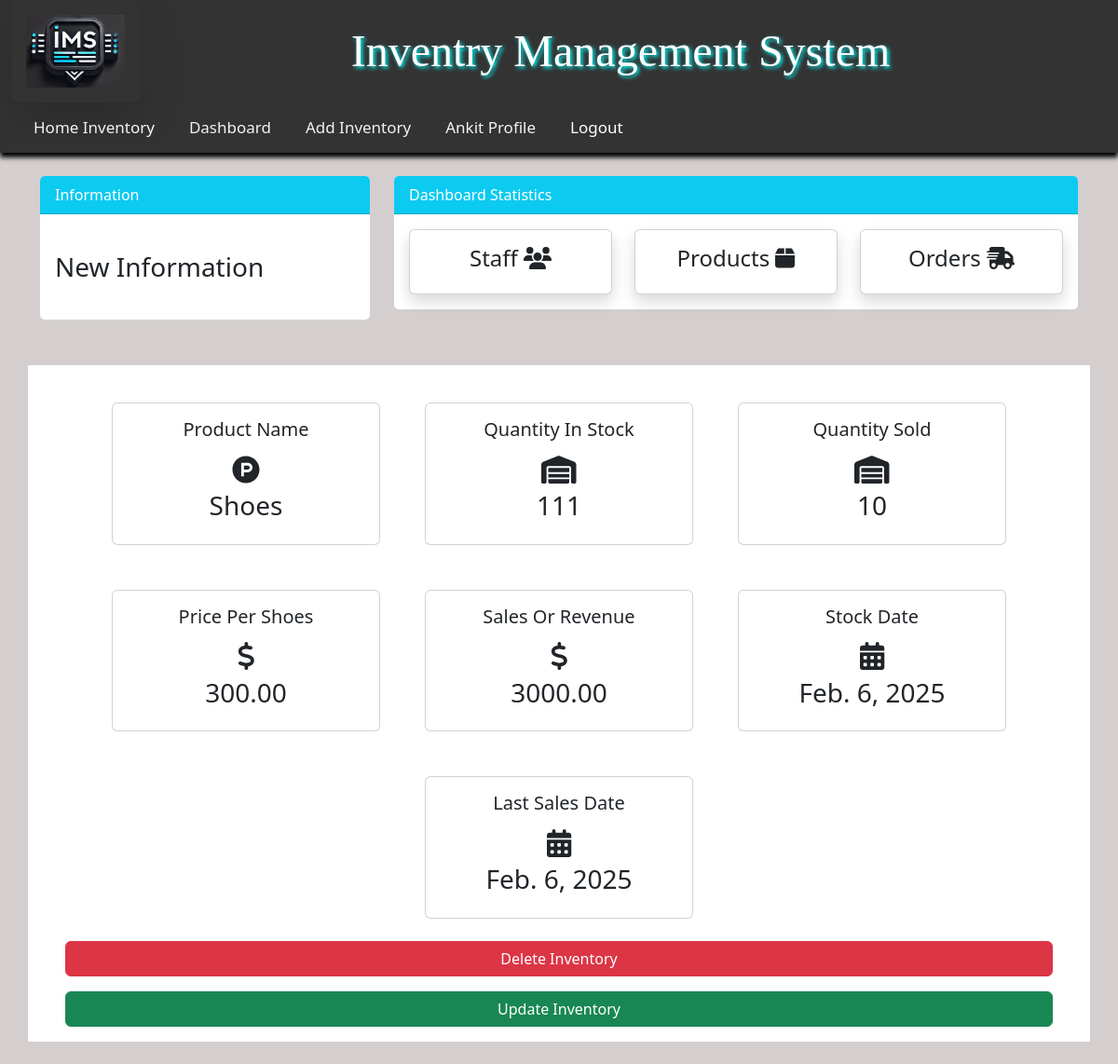
/per-product/46 (signed in), run on the app's committed database.
### dashboard/models.py (models this page shows, shortened)
class Product(models.Model):
    name = models.CharField(max_length=100 ,null=True)
    category = models.CharField(max_length=20 , choices=CATEGORY,null=True)
    quantity = models.PositiveIntegerField(null=True)
    cost_per_item = models.DecimalField(max_digits=19,decimal_places=2,null=True,blank=True)
    quantity_sold = models.IntegerField(null=True,blank=True)
    sales = models.DecimalField(max_digits=19,decimal_places=2,null=True,blank=True)
    stock_date = models.DateField(auto_now_add=True,null=True)
    last_sales_date=models.DateField(auto_now_add=True,null=True)
    class Meta:
        verbose_name_plural='Products'

### dashboard/views.py (the view)
# urls.py: path("per-product/<int:pk>", views.per_product_view , name="per_product_view"),
@login_required(login_url='user-login')
def per_product_view(request,pk):
    inventory=get_object_or_404(Product,pk=pk)
    context={
        'inventory':inventory
    }
    return render(request,"dashboard/per_product.html",context=context)

### templates/dashboard/per_product.html (shortened to what this page needs)
{% extends "partials/base.html" %}
{% load static %}
{% load crispy_forms_tags %}
{% block content %}
{% include 'partials/topnav.html' %}
<br>
{% if user.is_authenticated and user.is_staff and user.is_superuser %}
<div class="container mb-3 mt-3 h-110" style="background-color:white;" >
<div class="content-section ">
   <div class="container mb-3 mt-3" style="background-color:white;" >
    <div class="row mx-auto justify-content-center p-3 my-4">
        <div class="card m-4" style="width:18rem;">
            <div class="card-body">
                <h5 class="card-title text-center"> Product Name</h5>
                <div style="font-size:30px;" class="text-center">
                    <span><i class="fab fa-product-hunt"></i></span>
                </div>
                <h3 class="text-center">{{inventory.name}}</h3>
            </div>
        </div>
        <div class="card m-4" style="width:18rem;">
            <div class="card-body">
                <h5 class="card-title text-center">Quantity In Stock</h5>
                <div style="font-size:30px;" class="text-center">
                    <span><i class="fas fa-warehouse"></i></span>
                </div>
                <h3 class="text-center">{{inventory.quantity}}</h3>
            </div>
        </div>
        <div class="card m-4" style="width:18rem;">
            <div class="card-body">
                <h5 class="card-title text-center">Quantity Sold</h5>
                <div style="font-size:30px;" class="text-center">
                    <span><i class="fas fa-warehouse"></i></span>
                </div>
                <h3 class="text-center">{{inventory.quantity_sold}}</h3>
            </div>
        </div>
        <div class="card m-4" style="width:18rem;">
            <div class="card-body">
                <h5 class="card-title text-center">Price Per {{inventory.name}}</h5>
                <div style="font-size:30px;" class="text-center">
                    <span><i class="fas fa-dollar-sign"></i></span>
                </div>
                <h3 class="text-center">{{inventory.cost_per_item}}</h3>
            </div>
        </div>
        <div class="card m-4" style="width:18rem;">
            <div class="card-body">
                <h5 class="card-title text-center"> Sales Or Revenue</h5>
                <div style="font-size:30px;" class="text-center">
                    <span><i class="fas fa-dollar-sign"></i></span>
                </div>
                <h3 class="text-center">{{inventory.sales}}</h3>
            </div>
        </div>
        <div class="card m-4" style="width:18rem;">
            <div class="card-body">
                <h5 class="card-title text-center"> Stock Date</h5>
                <div style="font-size:30px;" class="text-center">
                    <span><i class="fas fa-calendar-alt"></i></span>
                </div>
                <h3 class="text-center">{{inventory.stock_date}}</h3>
            </div>
        </div>
        <div class="card m-4" style="width:18rem;">
            <div class="card-body">
                <h5 class="card-title text-center"> Last Sales Date</h5>
                <div style="font-size:30px;" class="text-center">
                    <span><i class="fas fa-calendar-alt"></i></span>
                </div>
                <h3 class="text-center">{{inventory.last_sales_date}}</h3>
            </div>
        </div>
        <br>
        <a class="btn btn-danger w-100 mb-3" href="{% url 'dashboard-product-delete' inventory.id %}">Delete Inventory</a>
    <a class="btn btn-success w-100 " href="{% url 'dashboard-product-update' inventory.id %}">Update Inventory</a>
    </div>
</div>
</div>
{% endif %}
{% endblock content %}

### templates/partials/nav.html (shortened to what this page needs)
{% load static %}
<nav style="background-color: #333; color:black;box-shadow:0px 5px 5px;>" class="m-0 navbar-expand ">
<div class="row m-0">
  <div class="col-1 m-0">
  <img src="{% static 'core/images/IMG_20250111_235645.jpg' %}"
  style="margin:0px;background-color: #3841420d;height:110px;" class="shadow-lg rounded p-3 m-0">
  </div>
  <div class="col-11  rounded">
  <h2  style="text-shadow:2px 2px 4px aqua;margin:0;padding:10px;white-space:nowrap;font-size:4vw;color:white;
  font-family:cursive; margin-left:32px;background-color: #3841420d;" class=" mt-3 navbar-expand ">
   <center>Inventry Management System </center>
  </h2>
  </div>
</nav>
<nav  style="background-color: #333; color:black;box-shadow:0px 5px 5px;>" class="m-0 navbar-expand ">
  <div style="margin-left:20px;" class="topnav " id="myTopnav">
  {% if user.is_authenticated  %}
    <a  class="navbar-brand text-white" href="{% url 'dashboard-index' %}">Home Inventory</a>
    {% if user.is_superuser  %}
    <a style="margin-left:5px;" class="nav-link " style="" href="{% url 'dashboard-index' %}">Dashboard </a>
    <a style="margin-left:5px;" class="nav-link " style="" href="{% url 'add_product' %}">Add Inventory </a>
    {% endif %}
    <a style="margin-left:5px;" class="nav-link " href="{% url 'user-profile'  %}">
      {{user.username | capfirst}}
      Profile</a>
    <form action="{% url 'logout' %}" method="post">
    <a><button style="margin-left:5px;" class="nav-link text-white loghov" type="submit" >Logout</button>
      </a>
    </form>
    {% endif %}
  </div>
</nav>

### static/core/css/style.css (style rules this page uses)
body { background: rgb(255, 255, 255); }

### static/core/css/styl.css (style rules this page uses)
body { background: rgba(255, 255, 255, 0.658); }

### templates/partials/base.html (style rules this page uses)
.topnav { overflow: hidden; background-color: #333; }
.topnav a { float: left; display: block; color: #f2f2f2; text-align: center; padding: 14px 16px; text-decoration: none; font-size: 17px; }

### data on the page
Product: name "Shoes", quantity "111", quantity_sold "10", cost_per_item "300.00", sales "3000.00", stock_date "Feb. 6, 2025", last_sales_date "Feb. 6, 2025"

### other printed values
{{ user.username | capfirst }} "Ankit"
